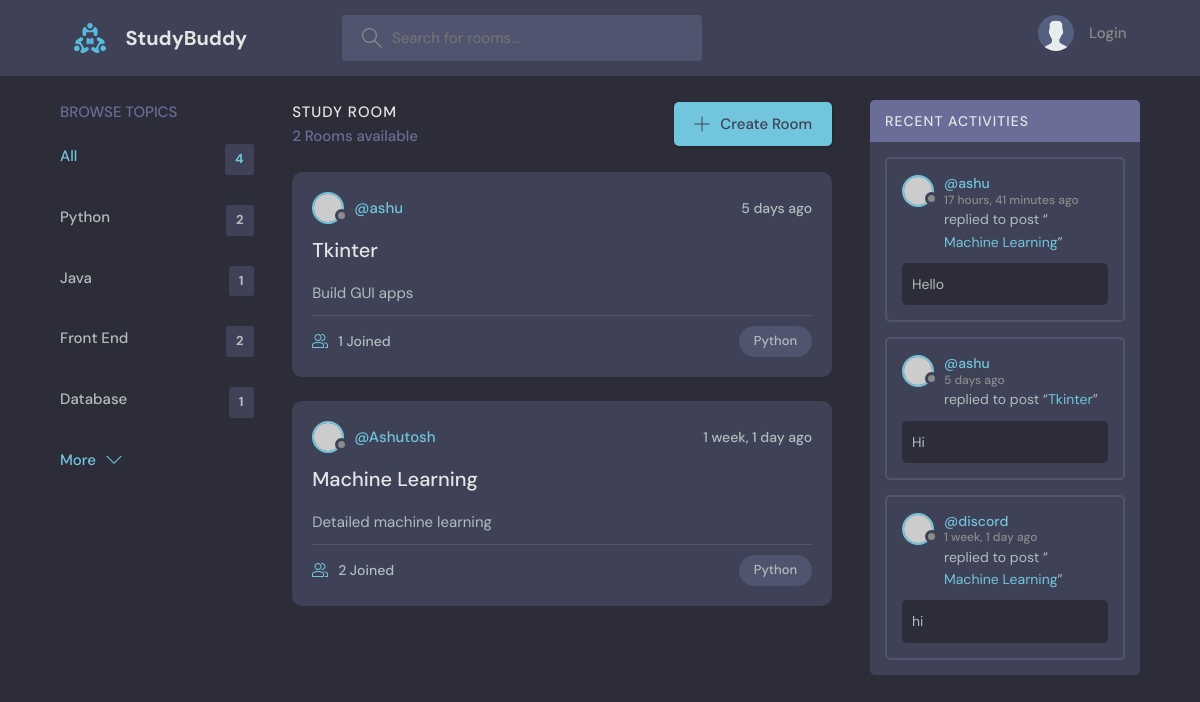
Page /?q=Python on the earlier database version.
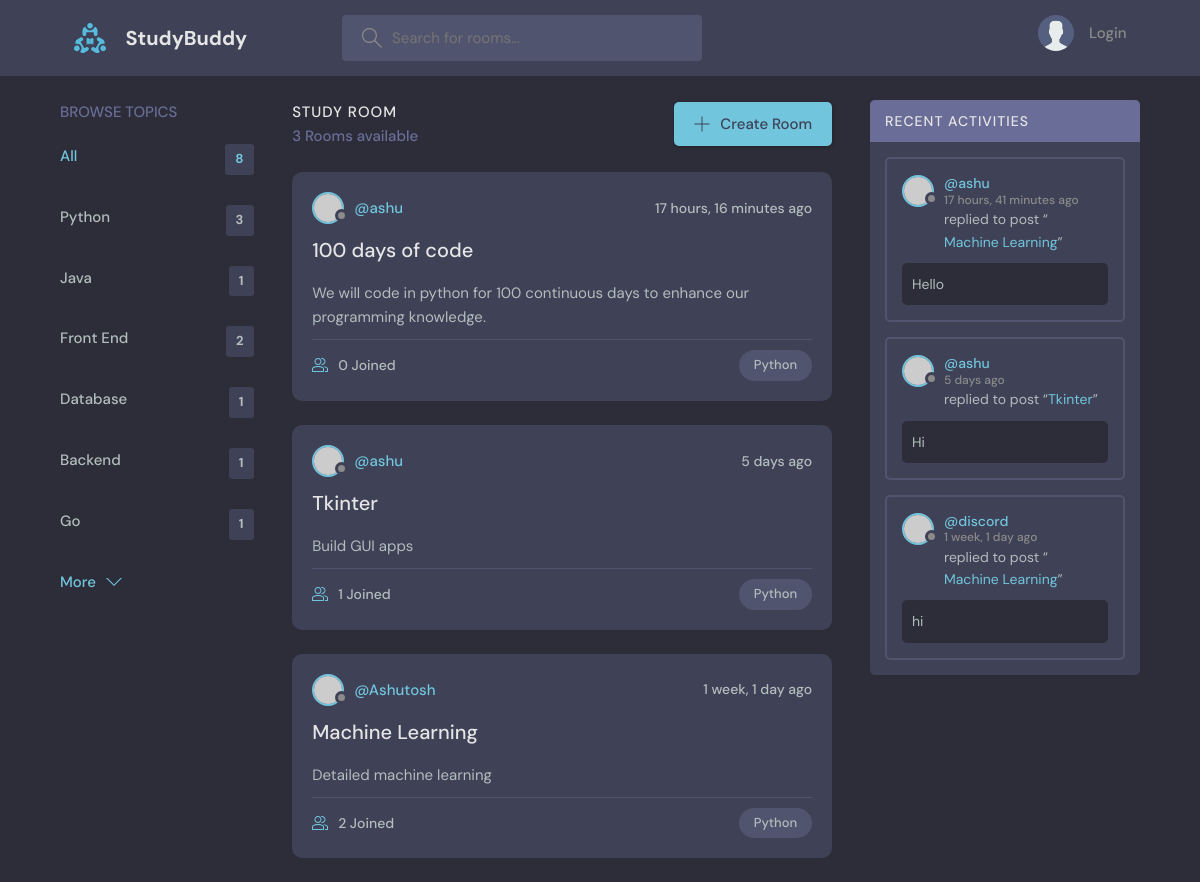
Same page on the later database version.
### base/models.py (models this page shows, shortened)
class Topic(models.Model):
    name = models.CharField(max_length=200)

class Room(models.Model):
    host = models.ForeignKey(User, on_delete=models.SET_NULL, null=True)
    topic = models.ForeignKey(Topic,on_delete=models.SET_NULL, null=True)
    name = models.CharField(max_length=200)
    description = models.TextField(null=True, blank=True)
    participants = models.ManyToManyField(User, related_name='participants', blank=True)
    updated = models.DateTimeField(auto_now=True)
    created = models.DateTimeField(auto_now_add=True)
    class Meta:
        ordering = ['-updated', '-created']
    def __str__(self):
        return self.name

class Message(models.Model):
    user = models.ForeignKey(User, on_delete=models.CASCADE)
    room = models.ForeignKey(Room, on_delete=models.CASCADE)
    body = models.TextField()
    updated = models.DateTimeField(auto_now=True)
    created = models.DateTimeField(auto_now_add=True)
    class Meta:
        ordering = ['-updated', '-created']

### base/views.py (the view)
# urls.py: path('', views.home, name='home'),
def home(request):
    q = request.GET.get('q') if request.GET.get('q') else ''
    rooms = Room.objects.filter(
        Q(topic__name__icontains=q) |
        Q(name__icontains=q) |
        Q(host__username__icontains=q)
    )
    topics = Topic.objects.all()
    room_count = rooms.count()
    room_messages = Message.objects.filter(room__topic__name__icontains=q)
    context = {'rooms':rooms, 'topics': topics, 'room_count': room_count, 'room_messages': room_messages}
    return render(request, 'base/home.html', context)

### base/templates/base/home.html (shortened to what this page needs)
  {% extends 'main.html' %}
  {% block content %}
    <main class="layout layout--3">
      <div class="container">
        {% include 'base/topics_component.html' %}
        <div class="roomList">
          <div class="roomList__header">
            <div>
              <h2>Study Room</h2>
              <p>{{room_count}} Rooms available</p>
            </div>
            <a class="btn btn--main" href="{% url 'create-room' %}">
              <svg version="1.1" xmlns="http://www.w3.org/2000/svg" width="32" height="32" viewBox="0 0 32 32">
                <title>add</title>
                <path
                  d="M16.943 0.943h-1.885v14.115h-14.115v1.885h14.115v14.115h1.885v-14.115h14.115v-1.885h-14.115v-14.115z"
                ></path>
              </svg>
              Create Room
            </a>
          </div>
          {% include 'base/rooms_component.html' %}
        </div>
        {% include 'base/activity_feed_component.html' %}
      </div>
    </main>
{% endblock %}

### base/templates/base/topics_component.html (shortened to what this page needs)
<div class="topics">
    <div class="topics__header">
      <h2>Browse Topics</h2>
    </div>
    <ul class="topics__list">
      <li>
        <a href="{% url 'home' %}" class="active">All <span>{{topics.count}}</span></a>
      </li>
      {% for topic in topics %}
      <li>
        {% if topic.room_set.all.count > 0 %}
        <a href="{% url 'home' %}?q={{topic.name}}">{{topic.name}} <span>{{topic.room_set.all.count}}</span> </a>
        {% endif %}
      </li>
      {% endfor %}
    </ul>
    <a class="btn btn--link" href="topics.html">
      More
      <svg version="1.1" xmlns="http://www.w3.org/2000/svg" width="32" height="32" viewBox="0 0 32 32">
        <title>chevron-down</title>
        <path d="M16 21l-13-13h-3l16 16 16-16h-3l-13 13z"></path>
      </svg>
    </a>
  </div>

### base/templates/base/rooms_component.html (shortened to what this page needs)
{% for room in rooms %}
<div class="roomListRoom">
    <div class="roomListRoom__header">
      <a href="{% url 'profile' room.host.id %}" class="roomListRoom__author">
        <div class="avatar avatar--small">
          <img src="https://randomuser.me/api/portraits/women/11.jpg" />
        </div>
        <span>@{{room.host.username}}</span>
      </a>
      <div class="roomListRoom__actions">
        <span>{{room.created|timesince}} ago</span>
      </div>
    </div>
    <div class="roomListRoom__content">
        <a href="{% url 'room' room.id %}">{{room.name}}</a>
      <p>
        {{room.description}}
      </p>
    </div>
    <div class="roomListRoom__meta">
      <a href="{% url 'room' room.id %}" class="roomListRoom__joined">
        {{room.participants.all.count}} Joined
      </a>
      <p class="roomListRoom__topic">{{room.topic.name}}</p>
    </div>
</div>
{% endfor %}

### base/templates/base/activity_feed_component.html (shortened to what this page needs)
<div class="activities">
          <div class="activities__header">
            <h2>Recent Activities</h2>
          </div>
          {% for message in room_messages %}
          <div class="activities__box">
            <div class="activities__boxHeader roomListRoom__header">
              <a href="{% url 'profile' message.user.id %}" class="roomListRoom__author">
                <div class="avatar avatar--small">
                  <img src="https://randomuser.me/api/portraits/women/11.jpg" />
                </div>
                <p>
                    @{{message.user}}
                  <span>{{message.created|timesince}} ago</span>
                </p>
              </a>
            </div>
            <div class="activities__boxContent">
              <p>replied to post “<a href="{% url 'room' message.room.id %}">{{message.room}}</a>”</p>
              <div class="activities__boxRoomContent">
                {{message.body}}
              </div>
            </div>
          </div>
          {% endfor %}
        </div>

Differences in the rows shown:
computed for Topic "Python": room_set.all.count "2" → "3"
added Topic: name "Backend", room_set.all.count "1"
added Topic: name "Go", room_set.all.count "1"
added Room: host.username "ashu", created "17 hours, 16 minutes", name "100 days of code", description "We will code in python for 100 continuous days to enhance our programming knowledge.", participants.all.count "0", topic.name "Python"
Other differences:
{{ topics.count }}: "4" → "8"
{{ room_count }}: "2" → "3"
